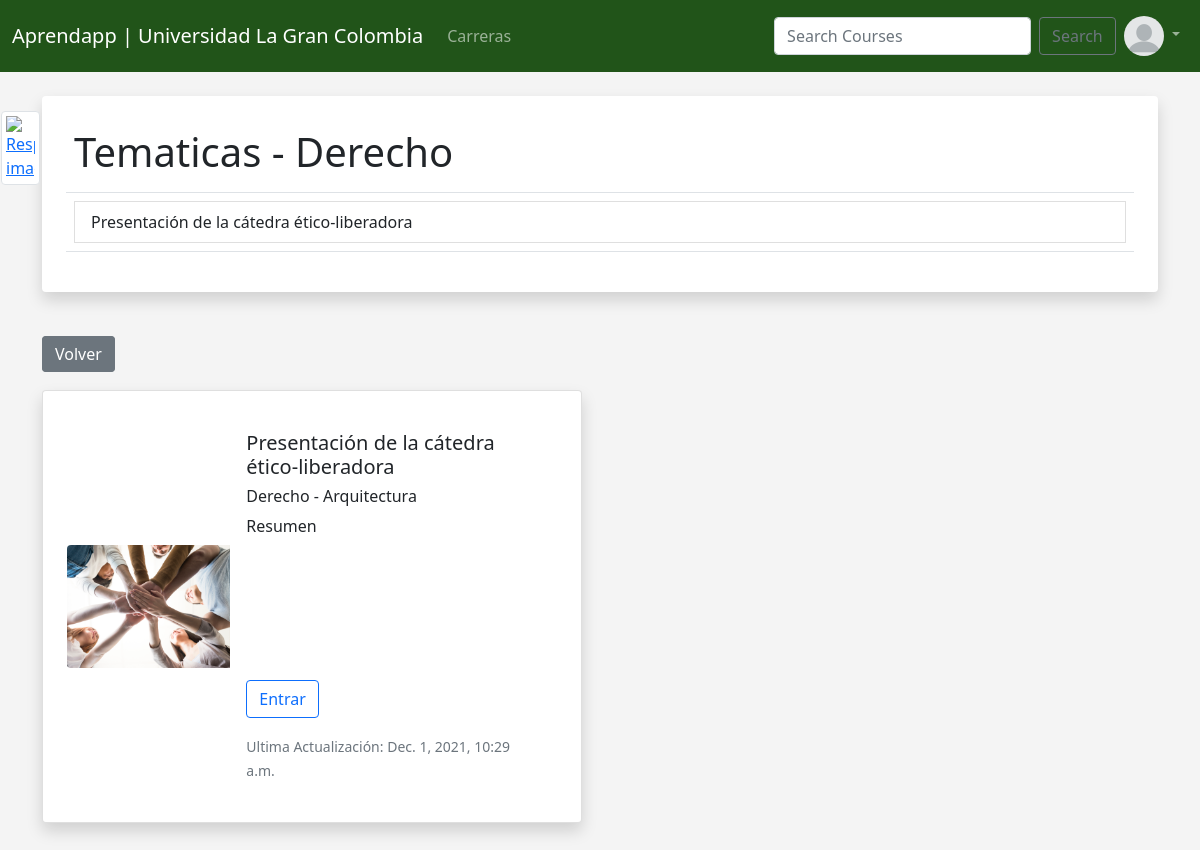
Before: /carreras/Arquitectura/Derecho/ with the older database file.
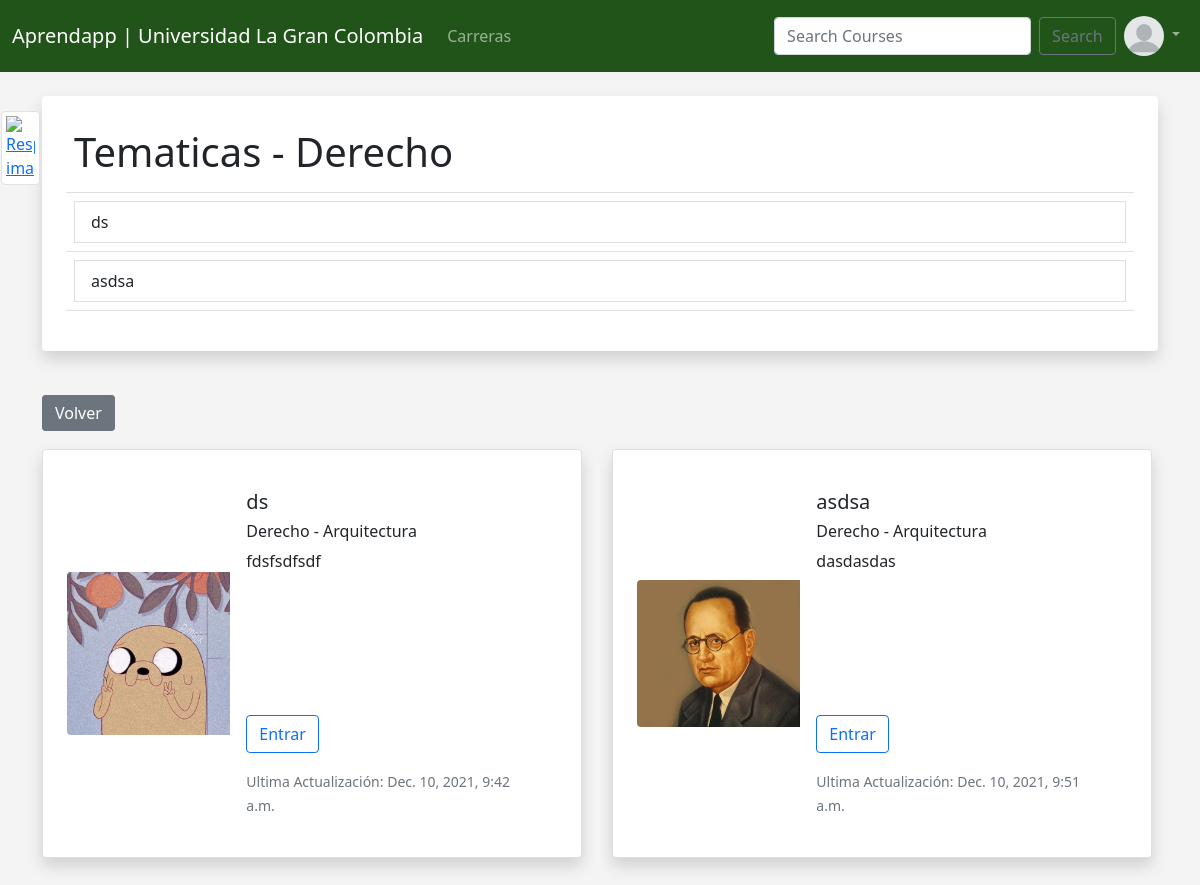
After: the same page with the newer database file.
### nombre/models.py (models this page shows, shortened)
class Tematica(models.Model):
    id           = models.BigAutoField(primary_key=True, serialize=False)
    imagen       = models.ImageField(null=True, upload_to='static/images/tematicas/',)
    titulo       = models.CharField(max_length=80)
    resumen      = models.CharField(max_length=300,)
    materia      = models.ForeignKey(Materia, on_delete=models.SET_NULL, null=True, blank=True)
    docente      = models.ForeignKey(DocenteProfile, on_delete=models.SET_NULL, null=True, blank=True)
    is_available = models.BooleanField(default=False)
    last_updated = models.DateTimeField(auto_now=True)
    color1       = models.CharField(max_length=9)
    color2       = models.CharField(max_length=9)
    def __str__(self):
        return '%s - %s' % (self.titulo, self.materia)
    def get_absolute_url(self):
        return reverse("ver-tematica", kwargs={'carrera': self.materia.carrera, 'materia': self.materia.nombre, 'titulo': self.titulo})

class Materia(models.Model):
    nombre = models.CharField(max_length=40)
    carrera = models.ForeignKey(Carrera, on_delete=models.SET_NULL, null=True)
    def __str__(self):
        return '%s - %s' % (self.nombre, self.carrera)

class Carrera(models.Model):
    nombre      = models.CharField(max_length=50)
    def __str__(self):
        return '%s' % self.nombre

### nombre/views.py (the view)
# urls.py: path('carreras/<str:carrera>/<str:nombre>/',                            views.ver_materia,          name="ver-materia"),
def ver_materia(request, carrera, nombre):
	carrera = get_object_or_404(Carrera, nombre=carrera)
	materia = get_object_or_404(Materia, carrera=carrera, nombre=nombre)
	tematicas_list = Tematica.objects.filter(materia=materia)
	material_list = []
	for tematica in tematicas_list:
		material = Material.objects.filter(tematica=tematica)
		for mater in material:
			print(mater)
			material_list.append((tematica.titulo, mater))
	context = {
		'materia': materia,
		'tematicas_list': tematicas_list,
		'material_list': material_list,
	}
	return render(request, "nombre/ver_materia.html", context)

### nombre/models.py (called while the page is built)
    def __str__(self):
        return 'tematica asociada: %s' % self.tematica

### nombre/templates/nombre/ver_materia.html (shortened to what this page needs)
{% extends 'nombre/base.html' %}
{% block content %}
<br>
<div class="shadow p-4 mb-5 bg-body rounded">
<table class="table">
  <tr>
    <td><h1>Tematicas - {{ materia.nombre }}</h1></td>
    {% if user.is_authenticated %}
    {% load poll_extras %}
    {% endif %}
  </tr>
  {% for tematica in tematicas_list %}
  <tr>
    <td>
      <a href="{{ tematica.get_absolute_url }}" class="list-group-item list-group-item-action">
         {{ tematica.titulo}}
         </a>
    </td>
    {% if user.is_authenticated %}
    {% load poll_extras %}
    {% endif %}
  </tr>
  {% endfor %}
</table>
</div>
<a href="../" class="btn btn-secondary d-inline">Volver</a>
<br><br>
<div class="row row-cols-1 row-cols-md-2 g-4">
{% for tematica in tematicas_list %}
<div class="col">
<div class="card mb-3 shadow p-4 bg-body rounded" style="max-width: 540px;">
  <div class="row g-0">
    <div class="col-md-4 d-flex align-items-center">
      <img src="{{ tematica.imagen.url }}" class="img-fluid rounded-start" alt="...">
    </div>
    <div class="col-md-8">
      <div class="card-body">
        <h5 class="card-title">{{ tematica.titulo }}</h5>
        <h6 class="card-title">{{ tematica.materia.nombre }} - {{ tematica.materia.carrera.nombre }}</h6>
        <p class="card-text" style="overflow: hidden; height: 150px;">
          {{ tematica.resumen }}
        </p>
        <p class="card-text"><a href="{{ tematica.get_absolute_url }}" class="btn btn-outline-primary"> Entrar</a></p>
        <p class="card-text"><small class="text-muted">Ultima Actualización: {{ tematica.last_updated }}</small></p>
      </div>
    </div>
  </div>
</div>
</div>
{% endfor %}
</div>
<br>
{% endblock %}

Changed rows visible on the page:
changed Tematica: titulo "Presentación de la cátedra ético-liberadora" → "ds"; imagen: a different picture; resumen "Resumen" → "fdsfsdfsdf"; last_updated "Dec. 1, 2021, 10:29 a.m." → "Dec. 10, 2021, 9:42 a.m."
added Tematica: titulo "asdsa", imagen (picture), materia.nombre "Derecho", materia.carrera.nombre "Arquitectura", resumen "dasdasdas", last_updated "Dec. 10, 2021, 9:51 a.m."
